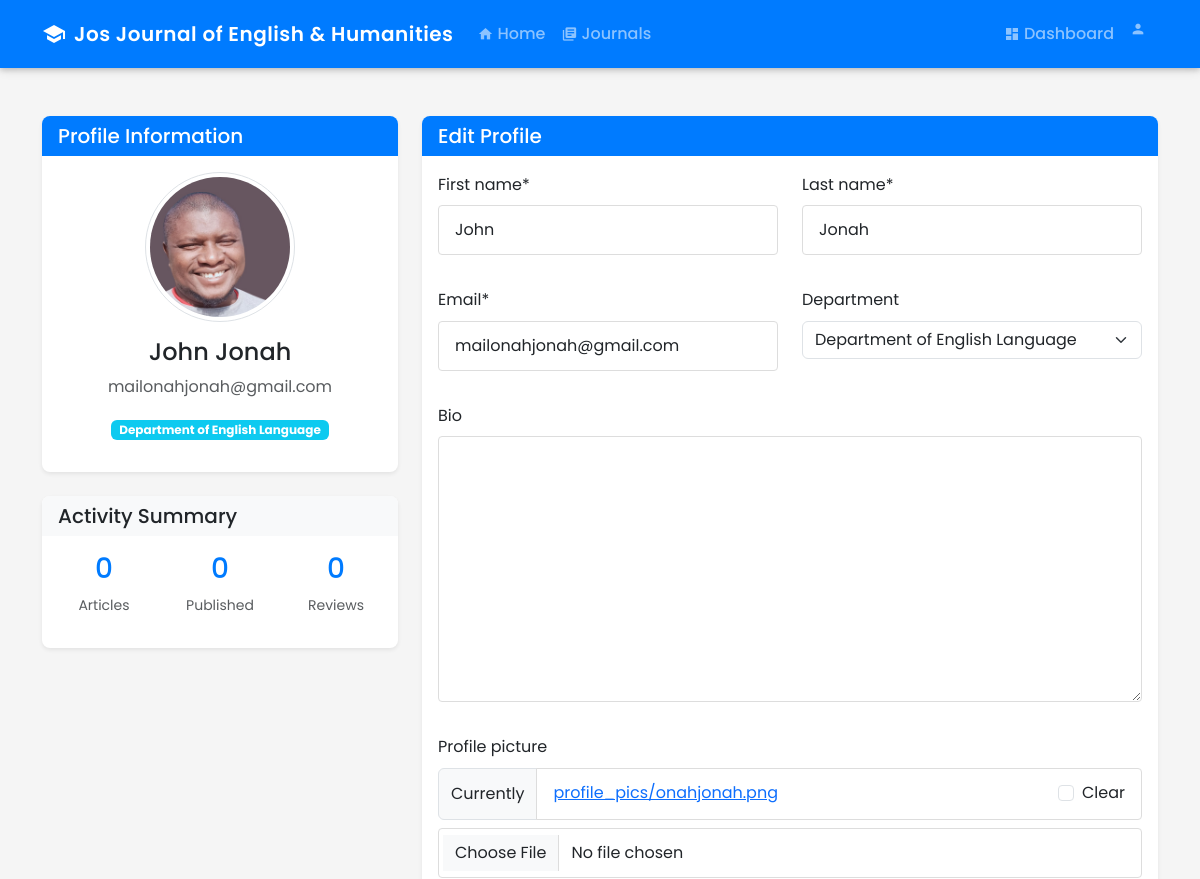
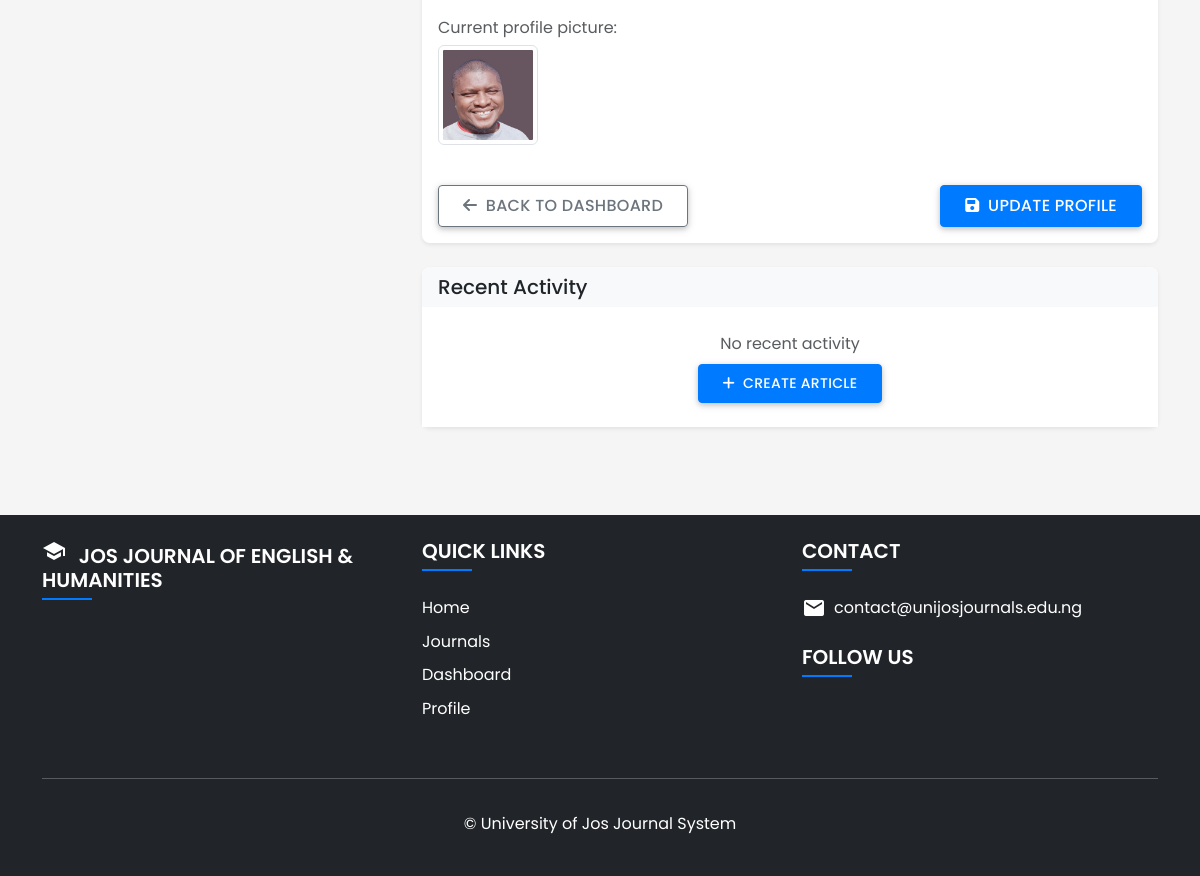
Page /profile/ (signed in) on the committed database (2 pictures, top to bottom).
### journalapp/models.py (models this page shows, shortened)
class SiteSettings(models.Model):
    site_title = models.CharField(max_length=100, default="University of Jos Journal System")
    site_description = models.TextField(blank=True)
    logo = models.ImageField(upload_to='site_images', blank=True, null=True)
    favicon = models.ImageField(upload_to='site_images', blank=True, null=True)
    primary_color = models.CharField(max_length=20, default="#007bff")
    secondary_color = models.CharField(max_length=20, default="#6c757d")
    footer_text = models.TextField(default="© University of Jos Journal System")
    contact_email = models.EmailField(default="contact@unijosjournals.edu.ng")
    contact_phone = models.CharField(max_length=20, blank=True)
    facebook_url = models.URLField(blank=True)
    twitter_url = models.URLField(blank=True)
    instagram_url = models.URLField(blank=True)
    linkedin_url = models.URLField(blank=True)
    class Meta:
        verbose_name = "Site Settings"
        verbose_name_plural = "Site Settings"

class CustomUser(AbstractBaseUser, PermissionsMixin):
    email = models.EmailField(unique=True)
    first_name = models.CharField(max_length=30, blank=True)
    last_name = models.CharField(max_length=30, blank=True)
    is_active = models.BooleanField(default=True)
    is_staff = models.BooleanField(default=False)
    date_joined = models.DateTimeField(default=timezone.now)
    objects = CustomUserManager()
    USERNAME_FIELD = 'email'
    REQUIRED_FIELDS = []
    class Meta:
        verbose_name = 'User'
        verbose_name_plural = 'Users'
    def get_full_name(self):
        return f"{self.first_name} {self.last_name}".strip()

class Profile(models.Model):
    user = models.OneToOneField(settings.AUTH_USER_MODEL, on_delete=models.CASCADE)
    department = models.ForeignKey(Department, on_delete=models.SET_NULL, null=True, blank=True)
    bio = RichTextField(blank=True)
    profile_picture = models.ImageField(upload_to='profile_pics', blank=True, null=True)
    is_editor = models.BooleanField(default=False)
    is_reviewer = models.BooleanField(default=False)

class Department(models.Model):
    name = models.CharField(max_length=100)
    code = models.CharField(max_length=10, unique=True)
    description = models.TextField(blank=True)
    journal_title = models.CharField(max_length=200, blank=True)
    journal_description = RichTextField(blank=True)
    cover_image = models.ImageField(upload_to='department_covers', blank=True, null=True)
    def __str__(self):
        return self.name

### journalapp/views.py (the view)
# urls.py: path('profile/', views.profile, name='profile'),
@login_required
def profile(request):
    if request.method == 'POST':
        u_form = UserUpdateForm(request.POST, instance=request.user)
        p_form = ProfileUpdateForm(request.POST, request.FILES, instance=request.user.profile)
        if u_form.is_valid() and p_form.is_valid():
            u_form.save()
            p_form.save()
            messages.success(request, f'Your profile has been updated!')
            return redirect('profile')
    else:
        u_form = UserUpdateForm(instance=request.user)
        p_form = ProfileUpdateForm(instance=request.user.profile)
    context = {
        'u_form': u_form,
        'p_form': p_form
    }
    return render(request, 'journalapp/profile.html', context)

### journalapp/templates/journalapp/profile.html (shortened to what this page needs)
{% extends 'journalapp/base.html' %}
{% load crispy_forms_tags %}
{% block content %}
<div class="container py-5">
    <div class="row">
        <div class="col-lg-4 mb-4">
            <div class="card shadow-sm">
                <div class="card-header bg-primary text-white">
                    <h5 class="mb-0">Profile Information</h5>
                </div>
                <div class="card-body text-center">
                    {% if user.profile.profile_picture %}
                        <img src="{{ user.profile.profile_picture.url }}" alt="{{ user.get_full_name }}"
                             class="rounded-circle img-thumbnail mb-3" style="width: 150px; height: 150px; object-fit: cover;">
                    {% else %}
                        <div class="profile-avatar mb-3 mx-auto">
                            <span>{{ user.first_name|first }}{{ user.last_name|first }}</span>
                        </div>
                    {% endif %}
                    <h4>{{ user.get_full_name }}</h4>
                    <p class="text-muted">{{ user.email }}</p>
                    {% if user.profile.department %}
                        <div class="badge bg-info text-white mb-2">
                            {{ user.profile.department.name }}
                        </div>
                    {% endif %}
                </div>
            </div>
            <div class="card shadow-sm mt-4">
                <div class="card-header bg-light">
                    <h5 class="mb-0">Activity Summary</h5>
                </div>
                <div class="card-body">
                    <div class="row text-center">
                        <div class="col-4">
                            <h3 class="text-primary">{{ user.journals.count }}</h3>
                            <p class="text-muted small">Articles</p>
                        </div>
                        <div class="col-4">
                            <h3 class="text-primary">
                                {% with published_count=user.journals.all|dictsort:"status"|dictsort:"published"|length %}
                                    {{ published_count }}
                                {% endwith %}
                            </h3>
                            <p class="text-muted small">Published</p>
                        </div>
                        <div class="col-4">
                            <h3 class="text-primary">{{ user.reviews.count }}</h3>
                            <p class="text-muted small">Reviews</p>
                        </div>
                    </div>
                </div>
            </div>
        </div>
        <div class="col-lg-8">
            <div class="card shadow-sm">
                <div class="card-header bg-primary text-white">
                    <h5 class="mb-0">Edit Profile</h5>
                </div>
                <div class="card-body">
                    <form method="POST" enctype="multipart/form-data">
                        <div class="row">
                            <div class="col-md-6 mb-3">
                                {{ u_form.first_name|as_crispy_field }}
                            </div>
                            <div class="col-md-6 mb-3">
                                {{ u_form.last_name|as_crispy_field }}
                            </div>
                        </div>
                        <div class="row">
                            <div class="col-md-6 mb-3">
                                {{ u_form.email|as_crispy_field }}
                            </div>
                            <div class="col-md-6 mb-3">
                                {{ p_form.department|as_crispy_field }}
                            </div>
                        </div>
                        <div class="row">
                            <div class="col-md-12 mb-3">
                                {{ p_form.bio|as_crispy_field }}
                            </div>
                        </div>
                        <div class="row">
                            <div class="col-md-12 mb-3">
                                {{ p_form.profile_picture|as_crispy_field }}
                                {% if user.profile.profile_picture %}
                                <div class="mt-2">
                                    <p class="text-muted mb-1">Current profile picture:</p>
                                    <img src="{{ user.profile.profile_picture.url }}" alt="Current profile picture"
                                         class="img-thumbnail" style="max-height: 100px;">
                                </div>
                                {% endif %}
                            </div>
                        </div>
                        <div class="d-flex justify-content-between mt-4">
                            <a href="{% url 'dashboard' %}" class="btn btn-outline-secondary">
                                <i class="fas fa-arrow-left me-1"></i>
                                Back to Dashboard
                            </a>
                            <button type="submit" class="btn btn-primary">
                                <i class="fas fa-save me-1"></i>
                                Update Profile
                            </button>
                        </div>
                    </form>
                </div>
            </div>
            <div class="card shadow-sm mt-4">
                <div class="card-header bg-light">
                    <h5 class="mb-0">Recent Activity</h5>
                </div>
                <div class="card-body p-0">
                    <div class="list-group list-group-flush">
                        {% for article in user.journals.all|slice:":5" %}
                        <div class="list-group-item">
                            <div class="d-flex w-100 justify-content-between">
                                <h6 class="mb-1">{{ article.title }}</h6>
                                <small class="text-muted">{{ article.updated_at|date:"M d, Y" }}</small>
                            </div>
                            <p class="mb-1 text-muted small">
                                <span class="badge {% if article.status == 'published' %}bg-success
                                      {% elif article.status == 'draft' %}bg-secondary
                                      {% elif article.status == 'under_review' %}bg-info
                                      {% elif article.status == 'revision_required' %}bg-warning
                                      {% elif article.status == 'rejected' %}bg-danger
                                      {% else %}bg-primary{% endif %}">
                                    {{ article.get_status_display }}
                                </span>
                                <span class="ms-2">{{ article.department.name }}</span>
                            </p>
                        </div>
                        {% empty %}
                        <div class="list-group-item text-center py-4">
                            <p class="text-muted mb-0">No recent activity</p>
                            <a href="{% url 'article_create' %}" class="btn btn-sm btn-primary mt-2">
                                <i class="fas fa-plus me-1"></i>
                                Create Article
                            </a>
                        </div>
                        {% endfor %}
                    </div>
                </div>
            </div>
        </div>
    </div>
</div>
{% endblock %}

### journalapp/templates/journalapp/base.html (shortened to what this page needs)
<!DOCTYPE html>
<html lang="en">
<head>
    <link href="https://cdn.jsdelivr.net/npm/bootstrap@5.3.0-alpha1/dist/css/bootstrap.min.css" rel="stylesheet">
    <link rel="stylesheet" href="https://cdnjs.cloudflare.com/ajax/libs/font-awesome/6.0.0-beta3/css/all.min.css">
</head>
<body class="d-flex flex-column min-vh-100">
    <header>
        <nav class="navbar navbar-expand-lg navbar-dark bg-primary">
            <div class="container">
                <a class="navbar-brand d-flex align-items-center" href="{% url 'home' %}">
                    {% if site_settings.logo %}
                    <img src="{{ site_settings.logo.url }}" alt="{{ site_settings.site_title }}" height="40" class="me-2">
                    {% else %}
                    <i class="material-icons me-2">school</i>
                    {% endif %}
                    <span>{{ site_settings.site_title|default:"UJ Journal System" }}</span>
                </a>
                <div class="collapse navbar-collapse" id="navbarNav">
                    <ul class="navbar-nav me-auto">
                        <li class="nav-item">
                            <a class="nav-link d-flex align-items-center" href="{% url 'home' %}">
                                <i class="material-icons me-1" style="font-size: 16px;">home</i> Home
                            </a>
                        </li>
                        <li class="nav-item">
                            <a class="nav-link d-flex align-items-center" href="{% url 'journal_list' %}">
                                <i class="material-icons me-1" style="font-size: 16px;">library_books</i> Journals
                            </a>
                        </li>
                    </ul>
                    <ul class="navbar-nav">
                        {% if user.is_authenticated %}
                            <li class="nav-item">
                                <a class="nav-link d-flex align-items-center" href="{% url 'dashboard' %}">
                                    <i class="material-icons me-1" style="font-size: 16px;">dashboard</i> Dashboard
                                </a>
                            </li>
                            <li class="nav-item dropdown">
                                <a class="nav-link dropdown-toggle d-flex align-items-center" href="#" id="userDropdown" role="button" data-bs-toggle="dropdown">
                                    <i class="material-icons me-1" style="font-size: 16px;">person</i> {{ user.username }}
                                </a>
                            </li>
                        {% endif %}
                    </ul>
                </div>
            </div>
        </nav>
    </header>
    <main class="flex-grow-1 mb-3">
        {% block content %}{% endblock %}
    </main>
    <footer class="bg-dark text-white py-4 mt-4">
        <div class="container">
            <div class="row">
                <div class="col-md-4 mb-4">
                    <h5 class="text-uppercase">
                        {% if site_settings.logo %}
                        <img src="{{ site_settings.logo.url }}" alt="{{ site_settings.site_title }}" height="30" class="me-2">
                        {% else %}
                        <i class="material-icons me-2">school</i>
                        {% endif %}
                        {{ site_settings.site_title|default:"University of Jos Journal System" }}
                    </h5>
                </div>
                <div class="col-md-4 mb-4">
                    <h5 class="text-uppercase">Quick Links</h5>
                    <ul class="list-unstyled">
                        <li class="mb-2"><a href="{% url 'home' %}" class="text-white text-decoration-none">Home</a></li>
                        <li class="mb-2"><a href="{% url 'article_list' %}" class="text-white text-decoration-none">Journals</a></li>
                        {% if user.is_authenticated %}
                        <li class="mb-2"><a href="{% url 'dashboard' %}" class="text-white text-decoration-none">Dashboard</a></li>
                        <li class="mb-2"><a href="{% url 'profile' %}" class="text-white text-decoration-none">Profile</a></li>
                        {% else %}
                        <li class="mb-2"><a href="{% url 'login' %}" class="text-white text-decoration-none">Login</a></li>
                        <li class="mb-2"><a href="{% url 'register' %}" class="text-white text-decoration-none">Register</a></li>
                        {% endif %}
                    </ul>
                </div>
                <div class="col-md-4 mb-4">
                    <h5 class="text-uppercase">Contact</h5>
                    <ul class="list-unstyled">
                        {% if site_settings.contact_email %}
                        <li class="mb-2 d-flex align-items-center">
                            <i class="material-icons me-2">email</i>
                            <a href="mailto:{{ site_settings.contact_email }}" class="text-white text-decoration-none">{{ site_settings.contact_email }}</a>
                        </li>
                        {% endif %}
                    </ul>
                    <h5 class="text-uppercase mt-4">Follow Us</h5>
                </div>
            </div>
            <hr class="bg-light">
            <div class="text-center py-3">
                <p class="mb-0">{{ site_settings.footer_text|default:"© University of Jos Journal System" }}</p>
            </div>
        </div>
    </footer>
</body>
</html>

### rows in the picture
SiteSettings: site_title "Jos Journal of English & Humanities", site_title "JOS JOURNAL OF ENGLISH & HUMANITIES", contact_email "contact@unijosjournals.edu.ng", footer_text "© University of Jos Journal System"
CustomUser: profile.profile_picture (picture), get_full_name "John Jonah", email "mailonahjonah@gmail.com", profile.department.name "Department of English Language", journals.count "0", reviews.count "0", first_name "John", last_name "Jonah"
Profile: department "Department of English Language"

### other values in the picture
{{ published_count }} "0"
